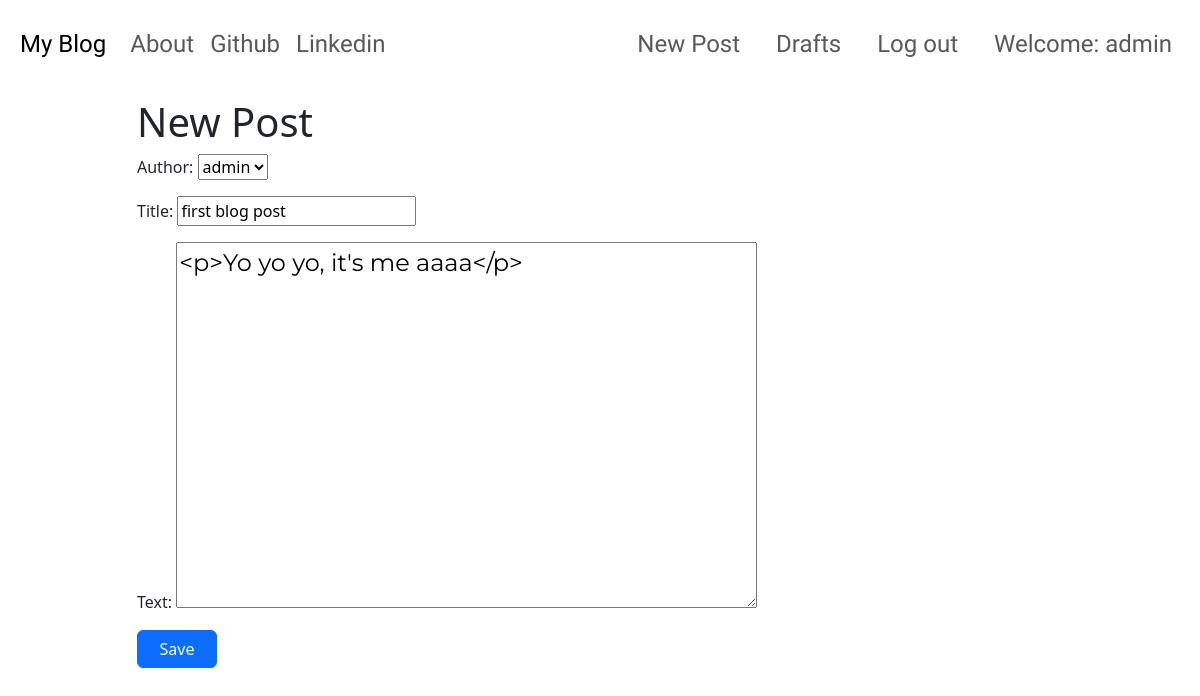
Screenshot of /post/2/edit/ (signed in) with the database file from the repository.
### blog/models.py (models this page shows, shortened)
class Post(models.Model):
    author = models.ForeignKey('auth.User', on_delete=models.CASCADE)
    title = models.CharField(max_length=200)
    text = models.TextField()
    created_date = models.DateTimeField(default = timezone.now())
    published_date = models.DateTimeField(blank=True, null=True)

### blog/views.py (the view)
# urls.py: re_path(r'^post/(?P<pk>\d+)/edit/$',views.PostUpdateView.as_view(),name='post_edit'),
class PostUpdateView(LoginRequiredMixin,UpdateView):
    login_url = '/login/' # If user is not logged in, redirect to login page
    redirect_field_name = 'blog/post_detail.html' # After creating a post, redirect to post_detail page
    form_class = PostForm
    model = Post

### blog/forms.py
class PostForm(forms.ModelForm):
    class Meta():
        model = Post
        fields = ('author','title','text') # Fields that we want to edit
        widgets = {
            'title':forms.TextInput(attrs={'class':'textinputclass'}),
            'text':forms.Textarea(attrs={'class':'editable medium-editor-textarea postcontent'})
        }

### blog/templates/blog/post_form.html (shortened to what this page needs)
{% extends 'blog/base.html' %}
{% block content %}
<h1>New Post</h1>
<form class="post-form" method="POST">
    {{ form.as_p }}
    <button type="submit" class="save btn btn-primary">Save</button>
</form>
{% endblock %}

### blog/templates/blog/base.html (shortened to what this page needs)
<!DOCTYPE html>
{% load static %}
<html lang="en">
<head>
    <link href="https://cdn.jsdelivr.net/npm/bootstrap@5.3.2/dist/css/bootstrap.min.css" rel="stylesheet"
>
    <link rel="stylesheet" href="https://cdn.jsdelivr.net/npm/bootstrap-icons@1.11.1/font/bootstrap-icons.css">
    <link rel="stylesheet" href="//cdn.jsdelivr.net/npm/medium-editor@latest/dist/css/medium-editor.min.css"
        type="text/css" media="screen" charset="utf-8">
    <link rel="stylesheet" href="{% static 'css/blog.css' %}">
</head>
<body>
    <nav class="navbar navbar-expand-lg techfont custom-navbar ">
        <div class="nav-container">
            <ul class="nav navbar-nav nav-left">
                <li class="nav-item"><a class="navbar-brand bigbrand" href="{% url 'post_list' %}">My Blog</a></li>
                <li class="nav-item"><a class="nav-link" href="{% url 'about' %}">About</a></li>
                <li class="nav-item"><a class="nav-link " href="https://www.github.com">Github</a></li>
                <li class="nav-item"><a class="nav-link" href="https://www.linkedin.com">Linkedin</a></li>
            </ul>
            <ul class="nav navbar-nav nav-right">
                {% if user.is_authenticated %}
                <li class="nav-item"><a class="nav-link" href="{% url 'post_new' %}">New Post</a></li>
                <li class="nav-item"><a class="nav-link" href="{% url 'post_draft_list' %}">Drafts</a></li>
                <li class="nav-item"><a class="nav-link" href="{% url 'logout' %}">Log out</a></li>
                <li class="nav-item"><a class="nav-link" href="#">Welcome: {{user.username}}</a></li>
                {% else %}
                <li><a class="nav-item" href="{% url 'login' %}"><i class="bi bi-person-circle"></i></a></li>
                {% endif %}
            </ul>
        </div>
    </nav>
    <div class="content container">
        <div class="row d-flex justify-content-center">
            <div class="col-md-10">
                <div class="blog_posts">
                    {% block content %}
                    {% endblock %}
                </div>
            </div>
        </div>
    </div>
</body>
</html>

### blog/static/css/blog.css (style rules this page uses)
.techfont { font-family: "Russo One", sans-serif; font-size: 1.5rem; margin-bottom: 10px; }
.bigbrand { font-size: 1.5rem; }
nav { width: 100vw; }
.nav-container { width: 100%; display: flex; justify-content: space-between; padding: 10px 20px; }
.nav { display: flex; align-items: center; }
.nav-right { display: flex; gap: 20px; align-items: center; }
.blog_posts { position: relative; }
.postcontent { font-family: "Montserrat", sans-serif; font-size: 1.5rem; }
.save { width: 80px; }

### rows the page displays
Post: author "admin", title "first blog post", text "<p>Yo yo yo, it's me aaaa</p>"

### other values shown
{{ user.username }} "admin"
